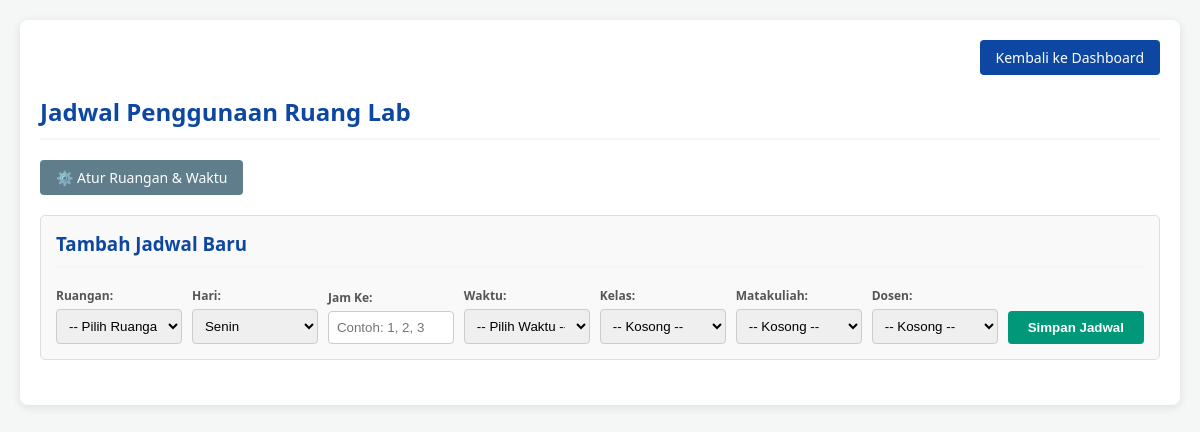
The app's page /staff/jadwal_ruang.php (signed in), older data.
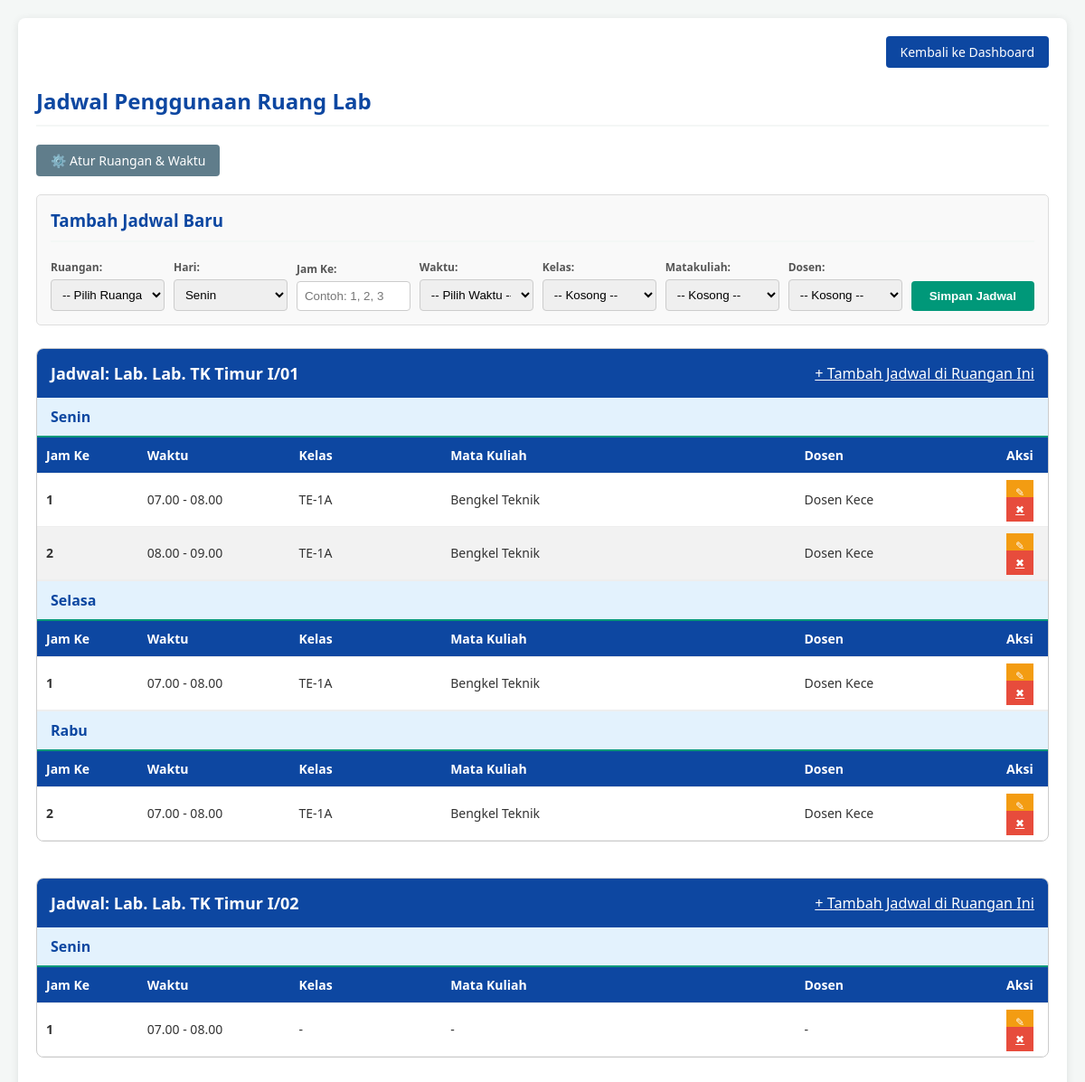
The same page, newer data.
### tables this page shows
CREATE TABLE `ruangan` (
  `id` int(11) NOT NULL,
  `ruang` varchar(100) NOT NULL
);

CREATE TABLE `jadwal_ruang` (
  `id` int(11) NOT NULL,
  `hari` enum('Senin','Selasa','Rabu','Kamis','Jumat') NOT NULL,
  `jam_ke` int(11) NOT NULL COMMENT 'Contoh: 1-2',
  `waktu_id` int(11) NOT NULL,
  `kelas_id` int(11) DEFAULT NULL,
  `matkul_id` int(11) DEFAULT NULL,
  `ruang_id` int(11) DEFAULT NULL,
  `dosen_id` int(11) DEFAULT NULL
);

CREATE TABLE `waktu` (
  `id` int(11) NOT NULL,
  `jam_ke` int(11) NOT NULL,
  `waktu` varchar(50) NOT NULL
);

CREATE TABLE `kelas` (
  `id` int(11) NOT NULL,
  `nama_kelas` varchar(20) NOT NULL
);

CREATE TABLE `mata_kuliah` (
  `id` int(11) NOT NULL,
  `nama_matkul` varchar(100) NOT NULL
);

### staff/jadwal_ruang.php (the view, shortened to what this page needs)
<?php
 $current_role = $_SESSION['user']['role'];
 $allow_edit = in_array($current_role, ['admin', 'super_admin']);
 $query_jadwal = "SELECT jr.id, jr.hari, jr.jam_ke, jr.waktu_id, w.waktu, jr.kelas_id, jr.matkul_id, jr.ruang_id, jr.dosen_id,
                 k.nama_kelas, m.nama_matkul, r.ruang, COALESCE(d.nama_lengkap, d.username) as nama_dosen
          FROM jadwal_ruang jr
          LEFT JOIN kelas k ON jr.kelas_id = k.id
          LEFT JOIN mata_kuliah m ON jr.matkul_id = m.id
          JOIN waktu w ON jr.waktu_id = w.id
          JOIN ruangan r ON jr.ruang_id = r.id
          LEFT JOIN users d ON jr.dosen_id = d.id
          ORDER BY r.ruang ASC, FIELD(jr.hari, 'Senin', 'Selasa', 'Rabu', 'Kamis', 'Jumat'), jr.jam_ke ASC";
 $result_jadwal = mysqli_query($conn, $query_jadwal);
 $jadwal_arr = [];
while ($row = mysqli_fetch_assoc($result_jadwal)) {
    $jadwal_arr[] = $row;
}
 $bentrok_ids = [];
 $bentrok_ids = array_unique($bentrok_ids);
 $ruang_arr = []; $ruang_q = mysqli_query($conn, "SELECT * FROM ruangan ORDER BY ruang ASC"); while ($row = mysqli_fetch_assoc($ruang_q)) { $ruang_arr[] = $row; }
 $list_hari = ['Senin', 'Selasa', 'Rabu', 'Kamis', 'Jumat'];
?>
<!DOCTYPE html>
<html lang="id">
<head>
</head>
<body>
<div class="container">
    <div class="user-info">
        <a href="dashboard.php" class="btn btn-blue">Kembali ke Dashboard</a>
    </div>
    <h2>Jadwal Penggunaan Ruang Lab</h2>
    <div style="margin-bottom: 20px;">
        <?php if ($allow_edit) { ?>
            <a href="manajemen_data.php" class="btn" style="background-color: #607d8b; color: white;">⚙️ Atur Ruangan & Waktu</a>
        <?php } ?>
    </div>
    <?php if ($allow_edit) { ?>
    <div class="form-box">
        <h3>Tambah Jadwal Baru</h3>
        <form method="POST" action="">
            <div class='form-group'>
                <label>Ruangan:</label>
                <select name="ruang_id" required>
                    <option value="">-- Pilih Ruangan --</option>
                </select>
            </div>
            <div class="form-group">
                <label>Hari:</label>
                <select name="hari" required>
                    <?php foreach($list_hari as $h) { ?>
                        <option value="<?= $h; ?>"><?= $h; ?></option>
                    <?php } ?>
                </select>
            </div>
            <div class="form-group">
                <label>Jam Ke:</label>
                <input type="text" name="jam_ke" placeholder="Contoh: 1, 2, 3" required>
            </div>
            <div class="form-group">
                <label>Waktu:</label>
                <select name="waktu_id" required>
                    <option value="">-- Pilih Waktu --</option>
                </select>
            </div>
            <div class="form-group"><label>Kelas:</label><select name="kelas_id"><option value="">-- Kosong --</option></select></div>
            <div class="form-group"><label>Matakuliah:</label><select name="matkul_id"><option value="">-- Kosong --</option></select></div>
            <div class="form-group"><label>Dosen:</label><select name="dosen_id"><option value="">-- Kosong --</option></select></div>
            <button type="submit" name="simpan">Simpan Jadwal</button>
        </form>
    </div>
    <?php } ?>
    <?php
    foreach($ruang_arr as $ruang) {
        $jadwal_ruang_ini = array_filter($jadwal_arr, function($item) use ($ruang) {
            return $item['ruang_id'] == $ruang['id'];
        });
        if (count($jadwal_ruang_ini) > 0) {
    ?>
        <div class="ruang-group">
            <div class="ruang-header">
                <span>Jadwal: Lab. <?= htmlspecialchars($ruang['ruang']); ?></span>
                <?php if ($allow_edit) { ?>
                <span class="add-link-mini" onclick="openAddModalRuang('<?= $ruang['id']; ?>')">+ Tambah Jadwal di Ruangan Ini</span>
                <?php } ?>
            </div>
            <?php
            $jadwal_per_hari = [];
            foreach($jadwal_ruang_ini as $j) {
                $jadwal_per_hari[$j['hari']][] = $j;
            }
            foreach($list_hari as $hari) {
                if (isset($jadwal_per_hari[$hari])) {
                    $ada_bentrok_hari = false;
                    $hari_header_class = $ada_bentrok_hari ? 'hari-header-bentrok' : '';
                    $table_class = $ada_bentrok_hari ? 'table-bentrok' : '';
                    ?>
                    <div class="hari-group">
                        <div class="hari-header <?= $hari_header_class ?>"><?= $hari; ?></div>
                        <table class="<?= $table_class; ?>">
                            <thead>
                                <tr>
                                    <th width="10%">Jam Ke</th>
                                    <th width="15%">Waktu</th>
                                    <th width="15%">Kelas</th>
                                    <th width="35%">Mata Kuliah</th>
                                    <th width="20%">Dosen</th>
                                    <?php if ($allow_edit) { ?><th width="5%">Aksi</th><?php } ?>
                                </tr>
                            </thead>
                            <tbody>
                                <?php
                                foreach($jadwal_per_hari[$hari] as $row) {
                                    $is_bentrok = in_array($row['id'], $bentrok_ids);
                                    $row_class = $is_bentrok ? 'bentrok' : '';
                                    $disp_kelas = $row['nama_kelas'] ?: '-';
                                    $disp_matkul = $row['nama_matkul'] ?: '-';
                                    $disp_dosen = $row['nama_dosen'] ?: '-';
                                ?>
                                <tr class="<?= $row_class; ?>">
                                    <td><strong><?= htmlspecialchars($row['jam_ke']); ?></strong></td>
                                    <td><?= htmlspecialchars($row['waktu']); ?></td>
                                    <td><?= htmlspecialchars($disp_kelas); ?></td>
                                    <td><?= htmlspecialchars($disp_matkul); ?></td>
                                    <td><?= htmlspecialchars($disp_dosen); ?></td>
                                    <?php if ($allow_edit) { ?>
                                    <td>
                                        <a href="#" onclick='openMiniPopup(<?= json_encode($row, JSON_HEX_APOS | JSON_HEX_QUOT); ?>); return false;' class="action-btn btn-edit">✎</a>
                                        <a href="?hapus=<?= $row['id']; ?>" class="action-btn btn-delete" onclick="return confirm('Hapus?')">✖</a>
                                    </td>
                                    <?php } ?>
                                </tr>
                                <?php } ?>
                            </tbody>
                        </table>
                    </div>
                    <?php
                }
            }
            ?>
        </div>
    <?php
        }
    }
    ?>
</div>
</body>
</html>

### staff/jadwal_ruang.php (style rules this page uses)
:root { --primary-color: #0d47a1; --secondary-color: #009879; --accent-color: #f39c12; --danger-color: #e74c3c; --bg-light: #f4f7f6; --text-dark: #333; --border-color: #ddd; }
body { font-family: 'Segoe UI', Tahoma, Geneva, Verdana, sans-serif; background-color: var(--bg-light); color: var(--text-dark); margin: 0; padding: 20px; }
.container { max-width: 1200px; margin: 0 auto; background: #fff; padding: 20px; border-radius: 8px; box-shadow: 0 2px 10px rgba(0,0,0,0.1); }
h2, h3 { color: var(--primary-color); border-bottom: 2px solid var(--bg-light); padding-bottom: 10px; margin-top: 0; }
.user-info { margin-bottom: 20px; text-align: right; }
.btn { padding: 8px 16px; border: none; border-radius: 4px; cursor: pointer; text-decoration: none; font-size: 14px; transition: background 0.3s; display: inline-block; }
.btn-blue { background-color: var(--primary-color); color: #fff; }
.action-btn { padding: 5px 10px; font-size: 12px; margin-right: 5px; color: #fff; }
.btn-edit { background-color: var(--accent-color); }
.btn-delete { background-color: var(--danger-color); }
.form-box { background: #f9f9f9; border: 1px solid var(--border-color); padding: 15px; margin-bottom: 25px; border-radius: 5px; }
form { display: flex; flex-wrap: wrap; gap: 10px; align-items: flex-end; }
.form-group { display: flex; flex-direction: column; flex: 1; min-width: 120px; }
.form-group label { font-size: 12px; font-weight: bold; margin-bottom: 5px; color: #555; }
input, select { padding: 8px; border: 1px solid #ccc; border-radius: 4px; width: 100%; box-sizing: border-box; }
button[type="submit"] { padding: 9px 20px; background-color: var(--secondary-color); color: white; border: none; border-radius: 4px; cursor: pointer; font-weight: bold; }
table { width: 100%; border-collapse: collapse; margin-top: 10px; font-size: 14px; }
th, td { border: 1px solid var(--border-color); padding: 10px; text-align: left; }
th { background-color: var(--primary-color); color: white; }
tr:nth-child(even) { background-color: #f2f2f2; }
.ruang-group { margin-bottom: 40px; border: 1px solid #ccc; border-radius: 8px; overflow: hidden; background: #fff; }
.ruang-header { background: var(--primary-color); color: white; padding: 15px; font-weight: bold; font-size: 18px; display: flex; justify-content: space-between; align-items: center; }
.add-link-mini { color: white; font-weight: normal; font-size: 0.9em; text-decoration: underline; cursor: pointer; }
.hari-group { border-bottom: 1px solid #eee; }
.hari-group:last-child { border-bottom: none; }
.hari-header { background: #e3f2fd; color: var(--primary-color); padding: 10px 15px; font-weight: bold; font-size: 16px; border-bottom: 2px solid var(--secondary-color); display: flex; justify-content: space-between; align-items: center; }
.ruang-group table { margin: 0; border: none; }
.ruang-group table th, .ruang-group table td { border-bottom: 1px solid #eee; border-top: none; border-left: none; border-right: none; }

Row changes from the older to the newer data that the page shows:
added ruangan: ruang "Lab. TK Timur I/01", hari "Senin", hari "Selasa", hari "Rabu"
added jadwal_ruang: jam_ke "1", waktu.waktu "07.00 - 08.00", kelas.nama_kelas "TE-1A", matkul.nama_matkul "Bengkel Teknik", disp_dosen "Dosen Kece", shown under "Senin"
added jadwal_ruang: jam_ke "2", waktu.waktu "08.00 - 09.00", kelas.nama_kelas "TE-1A", matkul.nama_matkul "Bengkel Teknik", disp_dosen "Dosen Kece", shown under "Senin"
added jadwal_ruang: jam_ke "1", waktu.waktu "07.00 - 08.00", kelas.nama_kelas "TE-1A", matkul.nama_matkul "Bengkel Teknik", disp_dosen "Dosen Kece", shown under "Selasa"
added jadwal_ruang: jam_ke "2", waktu.waktu "07.00 - 08.00", kelas.nama_kelas "TE-1A", matkul.nama_matkul "Bengkel Teknik", disp_dosen "Dosen Kece", shown under "Rabu"
added ruangan: ruang "Lab. TK Timur I/02", hari "Senin"
added jadwal_ruang: jam_ke "1", waktu.waktu "07.00 - 08.00", disp_kelas "-", disp_matkul "-", disp_dosen "-", shown under "Senin"
